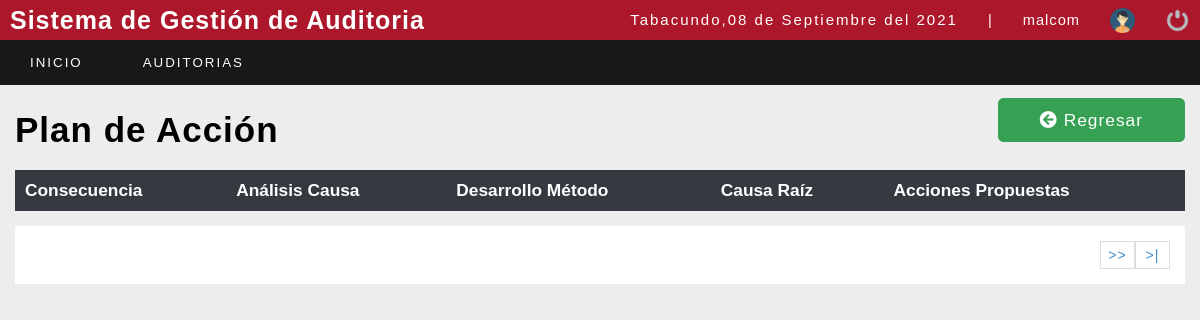
The page /sistema/lista_planesauditado.php?id=350&ida=130 (signed in) on the database as committed earlier.
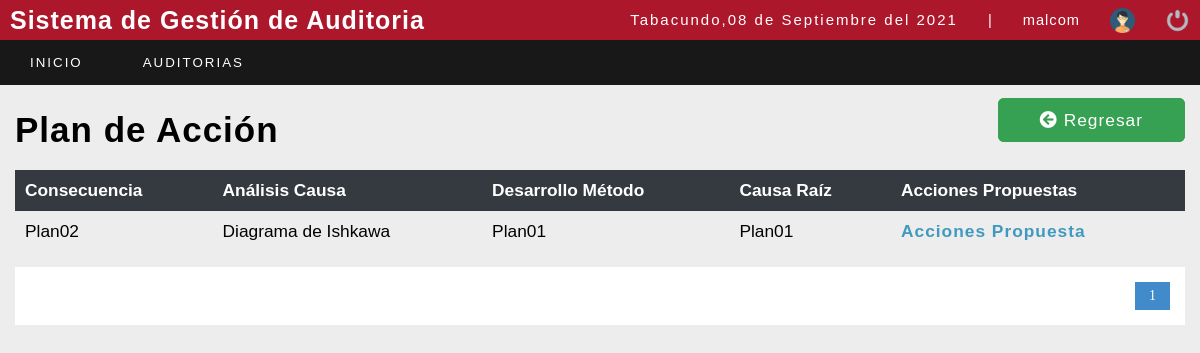
The same page on the database as committed later.
### tables this page shows
CREATE TABLE `plandeaccion` (
  `idplandeaccion` int(11) NOT NULL,
  `iddetalleclausula` int(11) NOT NULL,
  `consecuencia` varchar(150) NOT NULL,
  `analisiscausa` varchar(150) NOT NULL,
  `desarrollometodo` varchar(300) NOT NULL,
  `causaraiz` varchar(150) NOT NULL
);

### sistema/lista_planesauditado.php (the view, shortened to what this page needs)
<?php
include "../conexion.php";
$iddetalleclausula = $_REQUEST['id'];
$iddetalleauditoria = $_REQUEST['ida'];
?>
<!DOCTYPE html>
<html lang="en">
<head>
	<?php include "includes/scripts.php"; ?>
	<link rel="stylesheet" href="https://pro.fontawesome.com/releases/v5.10.0/css/all.css"/>
</head>
<body>
	<?php include "includes/header.php"; ?>
	<section id="container">
		<div style="display: flex;  justify-content:space-between; margin: 20px 0px; ">
			<h1>Plan de Acción</h1>
			<div style="justify-content:flex-start">
				<a style="border: 2px solid #36A152;  color: #ffffff; padding:10px 40px; background-color: #36A152; border-radius: 6px;" href="lista_noconformidades.php?id=<?php echo $iddetalleauditoria?>"  class="btn_save"><i class="fas fa-arrow-circle-left"></i> Regresar</a>
			</div>
		</div>
		<table>
			<tr>
				<th>Consecuencia</th>
				<th>Análisis Causa</th>
				<th>Desarrollo Método</th>
				<th>Causa Raíz</th>
				<th>Acciones Propuestas</th>
			</tr>
			<?php
			$sql_registe = mysqli_query($conection, "SELECT COUNT(*) as total_registro FROM plandeaccion WHERE iddetalleclausula=$iddetalleclausula");
			$result_register = mysqli_fetch_array($sql_registe);
			$total_registro = $result_register['total_registro'];
			$por_pagina = 10;
			if (empty($_GET['pagina'])) {
				$pagina = 1;
			} else {
				$pagina = $_GET['pagina'];
			}
			$desde = ($pagina - 1) * $por_pagina;
			$total_paginas = ceil($total_registro / $por_pagina);
			$query = mysqli_query($conection, "SELECT consecuencia, analisiscausa, desarrollometodo, causaraiz,idplandeaccion FROM plandeaccion pa, detalleclausula dc WHERE pa.iddetalleclausula=dc.iddetalleclausula AND  pa.iddetalleclausula=$iddetalleclausula LIMIT $desde,$por_pagina");
			$result = mysqli_num_rows($query);
			if ($result > 0) {
				while ($data = mysqli_fetch_array($query)) {
			?>
					<tr>
						<td><?php echo $data[0]; ?></td>
						<td><?php echo $data[1]; ?></td>
						<td><?php echo $data[2]; ?></td>
						<td><?php echo $data[3]; ?></td>
						<td><a style="color: #4099BF; font-weight: bold" href="lista_accionespendientes.php?idpa=<?php echo $data[4];?>&id=<?php echo $iddetalleclausula;?>&ida=<?php echo $iddetalleauditoria;?>">Acciones Propuesta</a></td>
					</tr>
			<?php
				}
			}
			?>
		</table>
		<div class="paginador">
			<ul>
				<?php
				for ($i = 1; $i <= $total_paginas; $i++) {
					if ($i == $pagina) {
						echo '<li class="pageSelected">' . $i . '</li>';
					} else {
						echo '<li><a href="?pagina=' . $i . '">' . $i . '</a></li>';
					}
				}
				if ($pagina != $total_paginas) {
				?>
					<li><a href="?pagina=<?php echo $pagina + 1; ?>">>></a></li>
					<li><a href="?pagina=<?php echo $total_paginas; ?> ">>|</a></li>
				<?php } ?>
			</ul>
		</div>
	</section>
</body>
</html>

Rows that differ between the two databases and show on the page:
added plandeaccion: consecuencia "Plan02", analisiscausa "Diagrama de Ishkawa", desarrollometodo "Plan01", causaraiz "Plan01"
Other text that changed with them:
new list line: "1"
